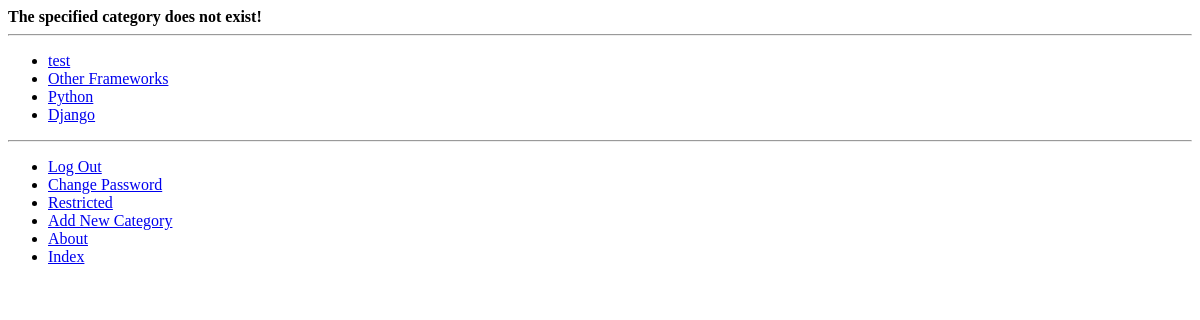
/rango/category/other-frameworks/add_page/ (signed in), run on an earlier commit of the app's database.
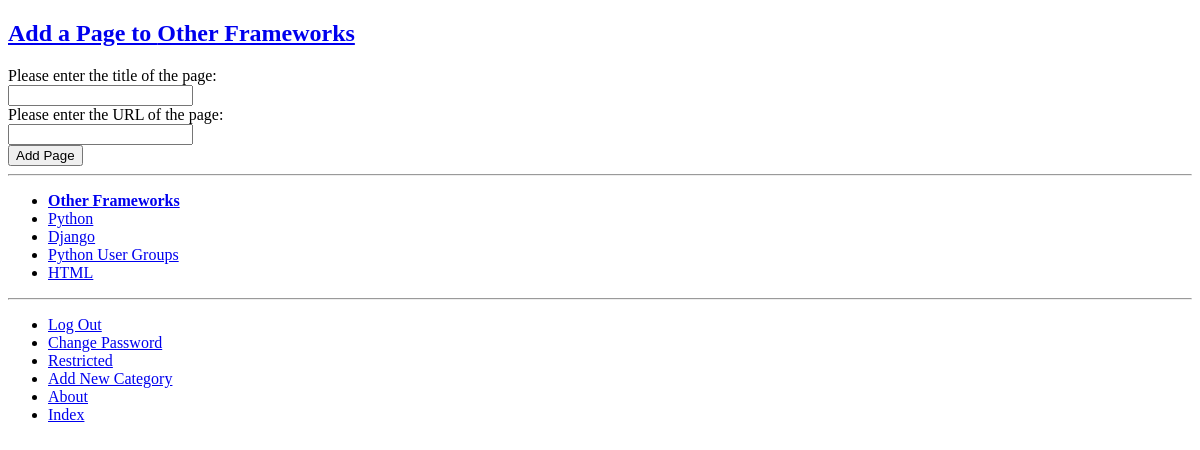
And on a later commit of the database.
### rango/models.py (models this page shows, shortened)
class Category(models.Model):
    name = models.CharField(max_length=128, unique=True)
    views = models.IntegerField(default=0)
    likes = models.IntegerField(default=0)
    slug = models.SlugField(unique=True)
    class Meta:
        verbose_name_plural = 'Categories'

### rango/views.py (the view, shortened to what this page needs)
# urls.py: url(r'^category/(?P<category_name_slug>[\w\-]+)/add_page/$',
@login_required
def add_page(request, category_name_slug):
    try:
        cat = Category.objects.get(slug=category_name_slug)
    except Category.DoesNotExist:
        cat = None
    form  = PageForm()
    context_list = {'form': form, 'category': cat}
    return render(request, 'rango/add_page.html', context=context_list)

### rango/forms.py (shortened to what this page needs)
class PageForm(forms.ModelForm):
    title = forms.CharField(max_length=128,
                            help_text="Please enter the title of the page:")
    url = forms.URLField(max_length=200,
                         help_text="Please enter the URL of the page:")
    views = forms.IntegerField(widget=forms.HiddenInput, initial=0)
    class Meta:
        model = Page
        exclude = ('category',)

### rango/templatetags/rango_template_tags.py (called while the page is built)
@register.inclusion_tag('rango/cats.html')
def get_category_list(cat=None):
    return {'cats': Category.objects.all(),
            'act_cat': cat}

### templates/rango/add_page.html (shortened to what this page needs)
{% extends 'rango/base.html' %}
{% load staticfiles %}
{% block body %}
    {% if category %}
    <div>
        <form role="form" id="page_form" action="{% url 'rango:add_page' category.slug %}" method="post">
        <h2 class="form-signin-heading">
            <a href="{% url 'rango:show_category' category.slug %}">Add a Page to {{ category.name }}</a>
        </h2>
            {% for field in form.visible_fields %}
                {{ field.help_text }}<br />
                {{ field }}<br />
            {% endfor %}
            <button class="btn btn-primary" type="submit" name="submit">Add Page</button>
        </form>
    </div>
    {% else %}
    <strong>The specified category does not exist!</strong>
    {% endif %}
{% endblock %}

### templates/rango/cats.html
<ul class="nav nav-pills flex-column">
    {% if cats %}
        {% for category in cats %}
            {% if act_cat == category %}
            <li class="nav-item">
                <strong>
                    <a class="nav-link active" href="{% url 'rango:show_category' category.slug %}">{{ category.name }}</a>
                </strong>
            </li>
            {% else %}
            <li class="nav-itme">
                <a class="nav-link" href="{% url 'rango:show_category' category.slug %}">{{ category.name }}</a>
            </li>
            {% endif %}
        {% endfor %}
    {% else %}
        <li><strong>There are no categories present.</strong></li>
    {% endif %}
</ul>

What changed in the data, as far as the page shows it:
removed Category: name "test"
changed Category "Other Frameworks": slug empty → "other-frameworks" (drawn); name (not shown) → "Other Frameworks"
added Category: name "Python User Groups"
added Category: name "HTML"
Also different on the page:
text no longer shown: "The specified category does not exist!"
text now shown: "Add a Page to Add Page"
new list line: "Please enter the title of the page: "
new list line: "Please enter the URL of the page: "
